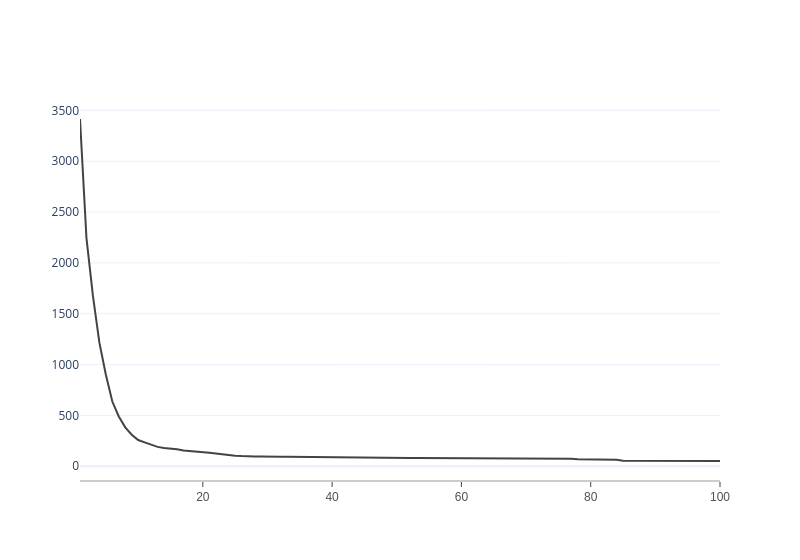

Source (notebook cell):
### Code cell
#噪声数量
df_dbscan_now = df_dbscan_result[df_dbscan_result.min_samples == set(df_dbscan_result.min_samples)[1]]
myplot.One_Axes_Line(df_dbscan_now,"eps","noise_num",
                     xAxes_name = "领域半径(eps)",
                     line_name = "噪声数量")

### Figure 1 — Plotly figure (JSON) as saved in the notebook; plotly's stock layout.template omitted (floating-point values rounded to 4 significant figures)
{"data": [{"line": {"color": "rgb(67,67,67)", "width": 2}, "mode": "lines", "name": "噪声数量", "type": "scatter", "x": [1, 2, 3, 4, 5, 6, 7, 8, 9, 10, 11, 12, 13, 14, 15, 16, 17, 18, 19, 20, 21, 22, 23, 24, 25, 26, 27, 28, 29, 30, 31, 32, 33, 34, 35, 36, 37, 38, 39, 40, 41, 42, 43, 44, 45, 46, 47, 48, 49, 50, 51, 52, 53, 54, 55, 56, 57, 58, 59, 60, 61, 62, 63, 64, 65, 66, 67, 68, 69, 70, 71, 72, 73, 74, 75, 76, 77, 78, 79, 80, 81, 82, 83, 84, 85, 86, 87, 88, 89, 90, 91, 92, 93, 94, 95, 96, 97, 98, 99, 100], "y": [3415, 2244, 1675, 1215, 899, 636, 489, 382, 310, 257, 234, 212, 190, 180, 175, 167, 155, 148, 138, 138, 131, 125, 116, 105, 103, 99, 95, 95, 95, 92, 92, 92, 92, 91, 90, 89, 89, 89, 89, 88, 88, 86, 83, 83, 83, 83, 83, 82, 80, 80, 80, 80, 80, 80, 79, 79, 79, 78, 76, 76, 76, 76, 76, 76, 76, 76, 76, 76, 76, 76, 74, 74, 74, 74, 74, 73, 73, 68, 68, 63, 63, 63, 63, 63, 53, 53, 53, 52, 52, 52, 52, 52, 52, 52, 52, 52, 52, 52, 51, 51]}], "layout": {"width": 800, "xaxis": {"linecolor": "rgb(204, 204, 204)", "linewidth": 2, "showgrid": false, "showline": true, "showticklabels": true, "tickfont": {"color": "rgb(82, 82, 82)", "family": "Arial", "size": 12}, "ticks": "outside"}}}
